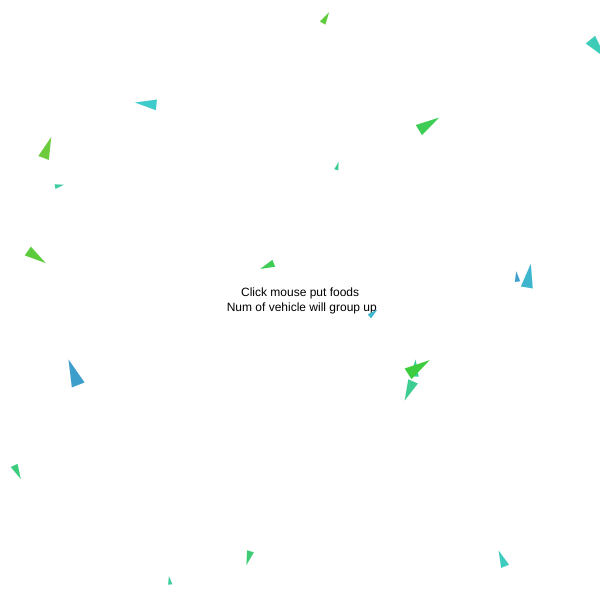
Frame 1 (no input)
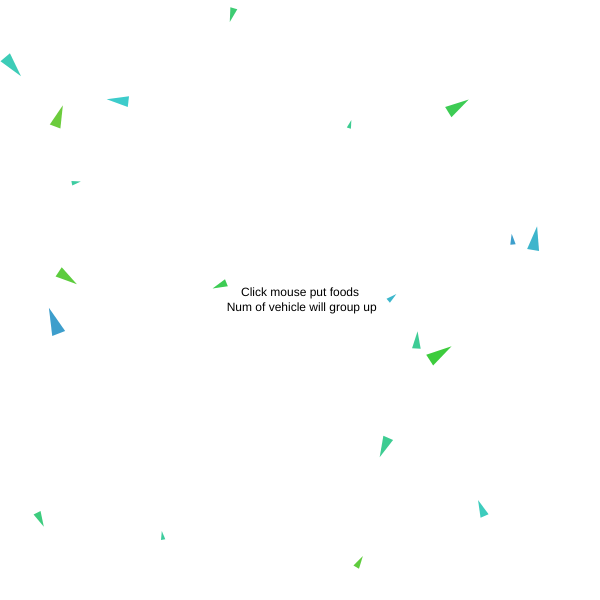
Frame 60 (no input)
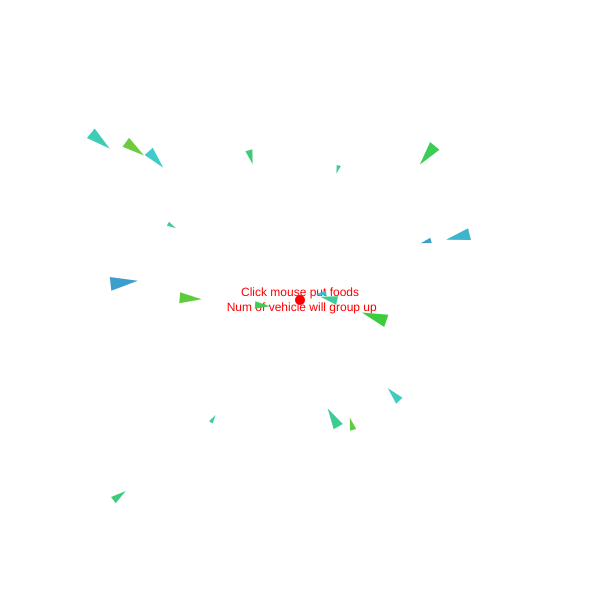
Frame 120 (the mouse pressed at the canvas centre since frame 60)

The p5.js sketch that drew these frames (run headless with seeded random() and noise() and a simulated clock; from frame 60 on, the mouse is pressed at the canvas centre):

// p5.js sketch
// ── sketch.js

let vehicles = [];
let numVehicles = 20;
let target;
let foods = []; 

function setup() {
  createCanvas(600, 600);

  colorMode(HSB);
  noStroke();
  
  target = createVector(width/4, height/2);
  for(let i = 0; i < numVehicles; i++) {
    vehicles.push(new Vehicle(random(width), random(height), target));
  }
}

function draw() {
  background(0,0, 100);
  textSize(12);
  textAlign(CENTER,CENTER);
  text("Click mouse put foods\n Num of vehicle will group up", width/2, height/2);

  target.x = mouseX; 
  target.y = mouseY;

  ellipse(target.x, target.y, 10, 10);


  for (let food of foods) {
    food.show();
  }

  for (let vehicle of vehicles) {
    vehicle.update();
    vehicle.show();
    vehicle.wrap();
  }
}

function mousePressed() {
  foods.push(new Food(mouseX, mouseY));
}

class Food {
  constructor(x, y) {
    this.pos = createVector(x, y);
    this.size = 5;
    this.color = color(0,255,255);
  }
  
  show() {
    fill(this.color);
    ellipse(this.pos.x, this.pos.y, this.size, this.size);
  }
}
// ── Vehicle.js
class Vehicle {
    constructor(x, y, target) {
        this.pos = createVector(x, y);
        this.vel = createVector(random(-1, 1), random(-1, 1));
        this.acc = createVector(0, 0);

        this.target = target;
        this.maxSpeed = 5;
        this.maxForce = 0.05;

        this.dim = 2 + random(5);

        this.hue = random(100, 200);
        this.saturation = 70;
        this.brightness = 80;

        this.range = 100;

        this.mass = 1;

        background(0, 0, 100);
        
    }

    addForce(force) {
        let forceWithMass = p5.Vector.div(force, this.mass);
        this.acc.add(forceWithMass);
    }

    seek(t, arrive) {
        let desired = p5.Vector.sub(t, this.pos);

        let distance = desired.mag();

        if (arrive && distance < 100) {
            let speed = map(distance, 0, 100, 0, this.maxSpeed);
            desired.setMag(speed);
        } else {
            desired.setMag(this.maxSpeed);
        }

        let steer = p5.Vector.sub(desired, this.vel);
        steer.limit(this.maxForce);

        this.addForce(steer);
    }

    wrap() {
        this.pos.x = (this.pos.x + width) % width;
        this.pos.y = (this.pos.y + height) % height;
    }

    update() {
        let closeFood = this.getCloseFood();
        if (closeFood) {
            this.seek(closeFood.pos); 
            let d = p5.Vector.dist(this.pos, closeFood.pos);
            if (d < this.dim / 2 + closeFood.size / 2) {
                foods.splice(foods.indexOf(closeFood), 1);
                vehicles.push(new Vehicle(random(width), random(height), this.target));
            }
        } 
        
        this.vel.add(this.acc);
        this.vel.limit(this.maxSpeed);
        this.pos.add(this.vel);
        this.acc.set(0, 0);
    }

    getCloseFood() {
        let closeFood = null;
        let closeDist = 500;
        for (let food of foods) {
            let dist = p5.Vector.dist(this.pos, food.pos);
            if (dist < closeDist) {
                closeDist = dist;
                closeFood = food;
            }
        }
        return closeFood;
    }

    show() {
        push();
        translate(this.pos.x, this.pos.y);
        let angle = this.vel.heading();
        rotate(angle);
        fill(this.hue, this.saturation, this.brightness);
        beginShape();
        vertex(this.dim * 2, 0);
        vertex(-this.dim * 2, this.dim);
        vertex(-this.dim * 2, -this.dim);
        endShape(CLOSE);
        pop();
    }
}
